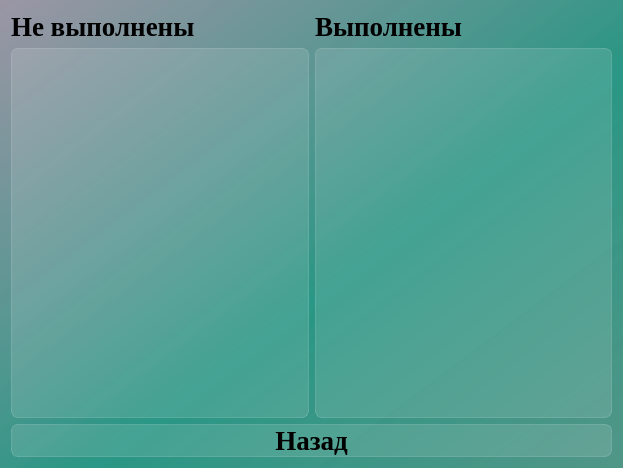
<?xml version="1.0" encoding="UTF-8"?>
<ui version="4.0">
 <class>Dialog_list_achievements</class>
 <widget class="QDialog" name="Dialog_list_achievements">
  <property name="geometry">
   <rect>
    <x>0</x>
    <y>0</y>
    <width>623</width>
    <height>468</height>
   </rect>
  </property>
  <property name="windowTitle">
   <string>Достижения</string>
  </property>
  <property name="styleSheet">
   <string notr="true">background-color: qlineargradient(spread:pad, x1:1, y1:1, x2:0, y2:0, stop:0 rgba(81, 150, 135, 255), stop:0.427447 rgba(41, 150, 132, 235), stop:1 rgba(155, 150, 165, 255));
font-family: Liberation Serif;
</string>
  </property>
  <layout class="QVBoxLayout" name="verticalLayout">
   <item>
    <layout class="QHBoxLayout" name="horizontalLayout_labels">
     <item>
      <widget class="QLabel" name="label_not_done">
       <property name="styleSheet">
        <string notr="true">text-align: center;
font-weight: bold;
font-size: 20pt;
background-color: none;
border: none;</string>
       </property>
       <property name="text">
        <string>Не выполнены</string>
       </property>
      </widget>
     </item>
     <item>
      <widget class="QLabel" name="label_done">
       <property name="styleSheet">
        <string notr="true">text-align: center;
font-weight: bold;
font-size: 20pt;
background-color: none;
border: none;</string>
       </property>
       <property name="text">
        <string>Выполнены</string>
       </property>
      </widget>
     </item>
    </layout>
   </item>
   <item>
    <layout class="QHBoxLayout" name="horizontalLayout_lists">
     <item>
      <widget class="QListWidget" name="listWidget_not_done">
       <property name="styleSheet">
        <string notr="true">QListView {
font-weight: bold;
font-size: 20pt;
background-color: rgba(255, 255, 255, 30);
border: 1px solid rgba(255, 255, 255, 40);
border-radius: 7px;
}

QListView::item:selected {
border: none;
color: rgb(255, 255, 255);
background-color: rgba(255, 255, 255, 50);
}</string>
       </property>
      </widget>
     </item>
     <item>
      <widget class="QListWidget" name="listWidget_done">
       <property name="styleSheet">
        <string notr="true">QListView {
font-weight: bold;
font-size: 20pt;
background-color: rgba(255, 255, 255, 30);
border: 1px solid rgba(255, 255, 255, 40);
border-radius: 7px;
}

QListView::item:selected {
border: none;
color: rgb(255, 255, 255);
background-color: rgba(255, 255, 255, 50);
}</string>
       </property>
      </widget>
     </item>
    </layout>
   </item>
   <item>
    <widget class="QPushButton" name="pushButton_back">
     <property name="styleSheet">
      <string notr="true">QPushButton {
font-weight: bold;
font-size: 20pt;
text-align: center;
background-color: rgba(255, 255, 255, 30);
border: 1px solid rgba(255, 255, 255, 40);
border-radius: 7px;
}

QPushButton:hover {
background-color: rgba(255, 255, 255, 40);
}
QPushButton:pressed {
background-color: rgba(255, 255, 255, 70);
}</string>
     </property>
     <property name="text">
      <string>Назад</string>
     </property>
    </widget>
   </item>
  </layout>
 </widget>
 <resources/>
 <connections/>
</ui>
